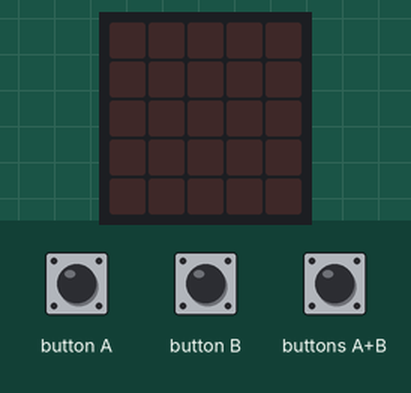
Bench run of a program on a simulated BBC micro:bit (MakeCode). On the bench: the board's 5×5 LED display. The inputs (shaded band) are chosen by the test bench. Random numbers come from a fixed seed; the run ends where the board's game-over animation would start. At 8.6 s the program stops and its outputs stay as they are.

Above: at 1.2 s.
1.3 s: button A pressed for 0.15 s
At 2.1 s:
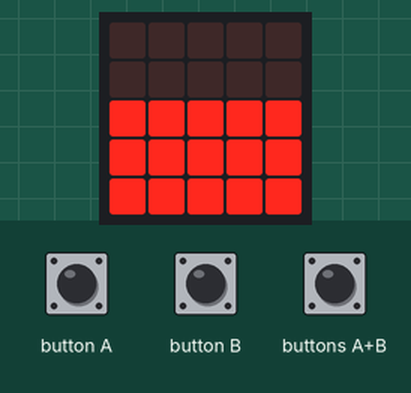
At 2.59 s:
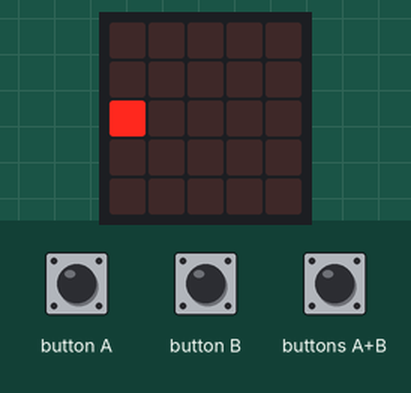
4.3 s: button B pressed for 0.15 s
At 9.3 s:
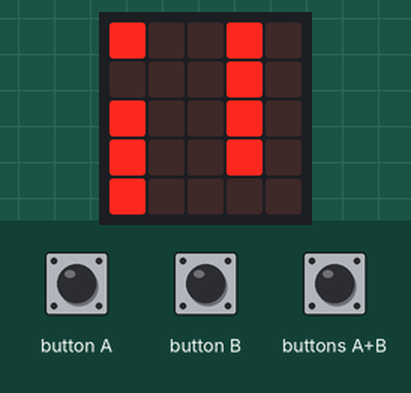
Timing chart, 0 to 10.1 s (numbered marks = the images above; inputs shaded):
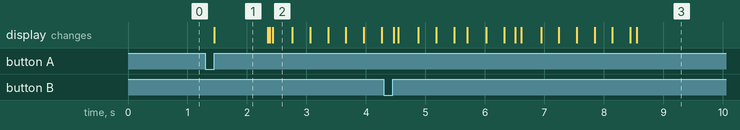

Measured:
- after the input at 1.3 s, the display: changes after 0.15 s (image 1)
- what the display in image 1 shows lasts 0.9 s, from 1.5 s to 2.4 s

The program:

main.ts
```typescript
input.onButtonPressed(Button.A, function () {
    if (game_over == 0) {
        if (mode_select == 1) {
            delay = 1000
            basic.showLeds(`
                . . . . .
                . . . . .
                # # # # #
                # # # # #
                # # # # #
                `)
            basic.pause(500)
            mode = 1
            mode_select = 0
            bird = game.createSprite(0, 2)
            bird.set(LedSpriteProperty.Blink, 300)
        } else {
            if (start == 1) {
                if (control2 == 0) {
                    bird.change(LedSpriteProperty.Y, 1)
                } else {
                    bird.change(LedSpriteProperty.Y, -1)
                }
            } else {
                start = 1
            }
        }
    }
})
input.onGesture(Gesture.ScreenDown, function () {
    start = 0
})
input.onButtonPressed(Button.AB, function () {
    if (game_over == 0) {
        if (start == 1) {
            control2 += 1
        } else {
            start = 1
        }
    }
})
input.onButtonPressed(Button.B, function () {
    if (game_over == 0) {
        if (mode_select == 1) {
            delay = 1250
            basic.showLeds(`
                . . . . #
                . . . # #
                . . # # #
                . # # # #
                # # # # #
                `)
            basic.pause(500)
            mode = 2
            mode_select = 0
            bird = game.createSprite(0, 2)
            bird.set(LedSpriteProperty.Blink, 300)
        } else {
            if (start == 1) {
                if (control2 == 0) {
                    bird.change(LedSpriteProperty.Y, -1)
                } else {
                    bird.change(LedSpriteProperty.Y, 1)
                }
            } else {
                start = 1
            }
        }
    }
})
let emptyObstacleY = 0
let ticks = 0
let bird: game.LedSprite = null
let delay = 0
let game_over = 0
let control2 = 0
let start = 0
let mode = 0
let mode_select = 0
mode_select = 1
mode = 0
start = 0
control2 = 0
let index = 0
let obstacles: game.LedSprite[] = []
basic.forever(function () {
    if ((0 as any) == (1 as any)) {
        if (mode == 2) {
            delay = delay - 25
            basic.pause(1000)
        }
    }
})
basic.forever(function () {
    if (control2 == 2) {
        control2 = 0
    }
})
basic.forever(function () {
    if (start == 1) {
        while (obstacles.length > 0 && obstacles[0].get(LedSpriteProperty.X) == 0) {
            obstacles.removeAt(0).delete()
            game.setScore(game.score() + 1)
        }
        for (let obstacle2 of obstacles) {
            obstacle2.change(LedSpriteProperty.X, -1)
        }
        if (ticks % 3 == 0) {
            emptyObstacleY = randint(0, 4)
            for (let index2 = 0; index2 <= 4; index2++) {
                if (index2 != emptyObstacleY) {
                    obstacles.push(game.createSprite(4, index2))
                }
            }
        }
        for (let obstacle3 of obstacles) {
            if (obstacle3.get(LedSpriteProperty.X) == bird.get(LedSpriteProperty.X) && obstacle3.get(LedSpriteProperty.Y) == bird.get(LedSpriteProperty.Y)) {
                game.setScore(game.score() / 4)
                game.gameOver()
            }
        }
        ticks += 1
        basic.pause(delay)
    }
})
```

test.ts
```typescript
// тут проходять випробування; ця компіляція не відбуватиметься, коли цей пакет використовуватиметься як розширення.
```
